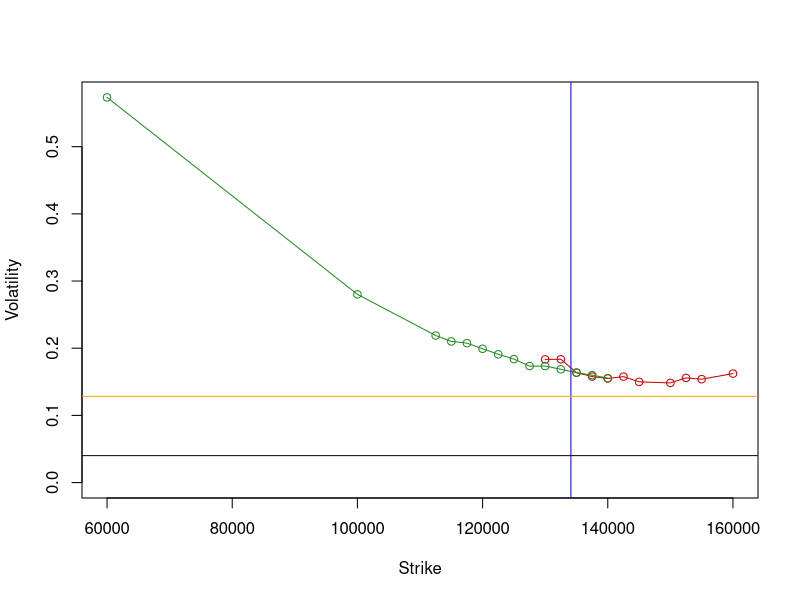

The R source for this figure:
library("TTR")

rate = 0
error = 0.001

#########################################################################
# Paste data from console app here
#########################################################################

# asset: RIU9, expires in 56 days, price: 134110, Trade date: 24.07.2019 0:00:00
asset = 134110
expiry = 1 / 252 * 56
callStrikes = c(130000,132500,135000,137500,140000,142500,145000,150000,152500,155000,160000)
callPrices = c(6900,5450,3710,2560,1720,1200,670,230,170,90,40)
putStrikes = c(60000,100000,112500,115000,117500,120000,122500,125000,127500,130000,132500,135000,137500,140000)
putPrices = c(10,70,230,320,500,690,950,1320,1750,2560,3470,4600,6000,7620)

Open = c(121210,120230,119400,119300,117880,117200,120350,120320,121590,120720,120690,123030,124360,122430,123050,123700,122160,122550,123510,123490,126400,125650,125580,127460,128070,128710,130910,131270,131020,131180,132660,133170,136090,134480,135810,135430,136200,136150,135230,137550,136690,137120,138430,137210,138300,137610,138760,137810,137160,137000,136340,136220,135340,135430,134730,134600)
High = c(121440,120720,120000,119410,118500,120500,121000,121990,121590,121580,123150,124760,124520,124070,123770,124050,122920,124130,124070,127300,127260,126640,128060,128670,130070,131630,131490,132690,132330,133110,133850,136650,136370,136350,136560,136390,137080,136780,138360,137910,137730,138580,138850,138310,138340,139270,139540,138040,137980,137090,136970,136650,137000,135740,135480,135400)
Low = c(118750,119380,118950,117150,117000,117110,119620,120080,120420,120330,120630,122640,121980,121880,122960,121590,121390,122540,122070,122450,125180,125200,125370,127330,127870,128450,129910,130970,130530,127100,132610,132710,133800,134350,134460,134470,135270,135160,134600,136370,136130,137120,137210,136600,137310,136830,137240,136140,136910,135560,135360,135120,135310,134510,134150,133960)
Close = c(120240,119720,119740,117680,117700,120500,120520,121640,120770,121120,123100,124690,122500,122990,123650,123540,122600,123600,123880,126740,125720,125630,127540,128200,128650,130800,131430,131030,131300,132780,132960,136030,134450,135690,135370,136070,136130,135280,137710,136610,137170,138470,137260,138220,137510,138820,137750,137100,137130,136460,136110,135340,135450,134760,134660,134110)
ohlc <- data.frame(Open, High, Low, Close)

#########################################################################

# BS d1
d1 <- function (S, E, r, volatility, expiry) {
  (log(S / E) + (r + 0.5 * volatility ^ 2) * (expiry)) / (volatility * sqrt(expiry))
}

# BS d2
d2 <- function (d1, volatility, expiry) {
  d1 - volatility * sqrt(expiry)
}

# call
C <- function (S, d1, d2, E, r, expiry) {
  S * pnorm(d1) - E * exp(-r * (expiry)) * pnorm(d2)
}

# put
P <- function (S, d1, d2, E, r, expiry) {
  -S * pnorm(-d1) + E * exp(-r * (expiry)) * pnorm(-d2)
}

Vega <- function (S, d1, expiry) {
  S * sqrt(expiry / pi / 2) * exp(-0.5 * d1 ^ 2)
}

# IV Call
IvCall <- function (C, E, expiry, S, r, error) {
  sigma = 1
  dv = error + 1
  while (abs(dv) > error) {
    d1 = d1(S, E, r, sigma, expiry)
    d2 = d2(d1, sigma, expiry)
    CallPrice = C(S, d1, d2, E, r, expiry)
    Vega = Vega(S, d1, expiry)
    PriceError = CallPrice - C
    dv = PriceError / Vega
    sigma = sigma - dv
  }
  sigma
}

# IV Put
IvPut <- function (P, E, expiry, S, r, error) {
  sigma = 1
  dv = error + 1
  while (abs(dv) > error) {
    d1 = d1(S, E, r, sigma, expiry)
    d2 = d2(d1, sigma, expiry)
    PutPrice = P(S, d1, d2, E, r, expiry)
    Vega = Vega(S, d1, expiry)
    PriceError = PutPrice - P
    dv = PriceError / Vega
    sigma = sigma - dv
  }
  sigma
}

n1 = length(callStrikes)
n2 = length(putStrikes)

ivCalls = array(n1)
ivPuts = array(n2)

for (i in 1:n1) {
  ivCalls[i] = IvCall(callPrices[i], callStrikes[i], expiry, asset, rate, error)
}

for (i in 1:n2) {
  ivPuts[i] = IvPut(putPrices[i], putStrikes[i], expiry, asset, rate, error)
}

xrange = range(putStrikes, callStrikes)
yrange = range(0, ivPuts, ivCalls)

plot(xrange, yrange, type = "n", xlab = "Strike", ylab = "Volatility")

points(callStrikes, ivCalls, col = "red3", type = "o")
points(putStrikes, ivPuts, col = "forestgreen", type = "o")

vClose <- volatility(ohlc, calc = "close")
vYZ <- volatility(ohlc, calc = "yang.zhang")

abline(v=asset, col="blue")
abline(h=vYZ[length(vYZ)], col="orange")
abline(h=vClose[length(vClose)], col="black")
